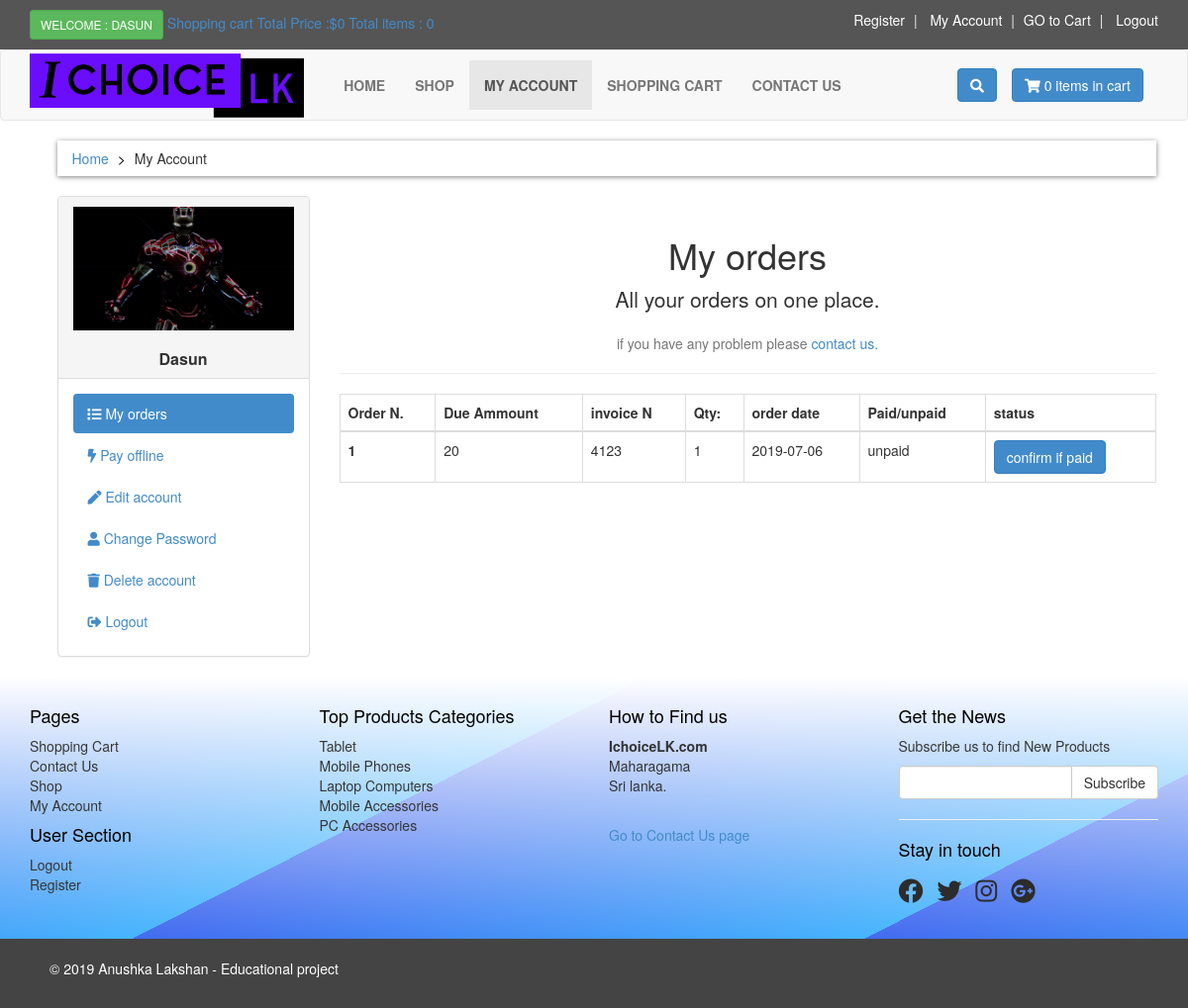
Screenshot of /customer/my_account.php?my_orders (signed in) with the database file from the repository.
### tables this page shows
CREATE TABLE `customers` (
  `customer_id` int(10) NOT NULL AUTO_INCREMENT,
  `customer_name` varchar(255) NOT NULL,
  `customer_pass` varchar(255) NOT NULL,
  `cus_addr` text NOT NULL,
  `cus_contact` text NOT NULL,
  `cus_img` text NOT NULL,
  `cus_email` varchar(100) NOT NULL,
  `customer_ip` int(255) NOT NULL,
  PRIMARY KEY (`customer_id`)
);

CREATE TABLE `customer_orders` (
  `order_id` int(10) NOT NULL AUTO_INCREMENT,
  `customer_id` int(10) NOT NULL,
  `amount` int(100) NOT NULL,
  `invoice_no` int(100) NOT NULL,
  `qty` int(10) NOT NULL,
  `order_date` timestamp NOT NULL DEFAULT CURRENT_TIMESTAMP ON UPDATE CURRENT_TIMESTAMP,
  `order_status` text NOT NULL,
  PRIMARY KEY (`order_id`)
);

CREATE TABLE `product_category` (
  `p_cat_id` int(10) NOT NULL AUTO_INCREMENT,
  `p_cat_title` text NOT NULL,
  `p_cat_desc` text NOT NULL,
  PRIMARY KEY (`p_cat_id`)
);

### customer/my_order.php (the view)
<center>
    <h1>
        My orders
    </h1>
    <p class="lead">
        All your orders on one place.
    </p>
    <p class="text-muted">
        if you have any problem please <a href="../contact.php">contact us.</a>
    </p>
</center>
<hr>
<div class="table-responsive">
    <table class="table table-bordered">
        <thead>
            <tr>
                <th>Order N.</th>
                <th>Due Ammount</th>
                <th>invoice N</th>
                <th>Qty:</th>
                <th>order date</th>
                <th>Paid/unpaid</th>
                <th>status</th>
            </tr>
        </thead>
        <tbody>
            <?php
                $cus_email = $_SESSION['customer_email'];
                $get_cus = "select * from customers where cus_email='$cus_email'";
                $run_cus = mysqli_query($con,$get_cus);
                $row_customer = mysqli_fetch_array($run_cus);
                $customer_id = $row_customer['customer_id'];
                $get_orders = "select * from customer_orders where customer_id='$customer_id'";
                $run_orders = mysqli_query($con,$get_orders);
                $i = 0;
                while($row_orders = mysqli_fetch_array($run_orders)){
                    $order_id = $row_orders['order_id'];
                    $due_amount = $row_orders['amount'];
                    $invoice_no = $row_orders['invoice_no'];
                    $qty = $row_orders['qty'];
                    $order_date = substr($row_orders['order_date'],0,11);
                    $order_status = $row_orders['order_status'];
                    $i++;
                    if($order_status == "pending"){
                        $order_status = "unpaid";
                    }else{
                        $order_status = "Paid";
                    }
            ?>
            <tr>
                <th><?php  echo $i; ?></th>
                <td><?php  echo $due_amount; ?></td>
                <td><?php  echo $invoice_no; ?></td>
                <td><?php  echo $qty; ?></td>
                <td><?php  echo $order_date; ?></td>
                <td><?php  echo $order_status; ?></td>
                <td>
                    <a href="confirm.php?order_id=<?php  echo $order_id; ?>" class="btn btn-primary btn-small" target="blank">confirm if paid</a>
                </td>
            </tr>
            <?php
            }
            ?>
        </tbody>
    </table>
</div>

### customer/includes/sidebar.php
<div class="panel panel-default sidebar-menu">
    <div class="panel-heading">
    <?php
        $cus_session = $_SESSION['customer_email'];
        $get_cus = "select * from customers where cus_email='$cus_session'";
        $run_cus = mysqli_query($con,$get_cus);
        $row_customer = mysqli_fetch_array($run_cus);
        $cus_name = $row_customer['customer_name'];
        $cus_image = $row_customer['cus_img'];
        echo"
        <img src='customer_images/$cus_image' class='img-responsive'>
        </center>
        <br>
        <h3 align='center' class='panel-title'><b>$cus_name</b></h3>
        ";
    ?>
    </div>
    <div class="panel-body">
        <ul class="nav nav-pills nav-stacked">
            <li class="<?php if(isset($_GET['my_orders'])){echo"active";} ?>">
                <a href="my_account.php?my_orders"> <i class="fa fa-list"></i> My orders </a>
            </li>
            <li class="<?php if(isset($_GET['pay_offline'])){echo"active";} ?>">
                <a href="my_account.php?pay_offline"> <i class="fa fa-bolt"></i> Pay offline </a>
            </li>
            <li class="<?php if(isset($_GET['edit_account'])){echo"active";} ?>">
                <a href="my_account.php?edit_account"> <i class="fa fa-pen"></i> Edit account </a>
            </li>
            <li class="<?php if(isset($_GET['change_pass'])){echo"active";} ?>">
                <a href="my_account.php?change_pass"> <i class="fa fa-user"></i> Change Password </a>
            </li>
            <li class="<?php if(isset($_GET['delete_account'])){echo"active";} ?>">
                <a href="my_account.php?delete_account"> <i class="fa fa-trash"></i> Delete account </a>
            </li>
            <li>
                <a href="../logout.php"> <i class="fa fa-sign-out-alt"></i> Logout </a>
            </li>
        </ul>
    </div>
</div>

### customer/includes/footer.php (shortened to what this page needs)
<div id="footer">
    <div class="container">
        <div class="row">
            <div class="col-md-3 col-sm-6">
                <h4>Pages</h4>
                <ul>
                    <li><a href="../cart.php">Shopping Cart</a></li>
                    <li><a href="../contact.php">Contact Us</a></li>
                    <li><a href="../Shop.php">Shop</a></li>
                    <li>
                        <?php
                            if(!isset($_SESSION['customer_email'])){
                                echo"<a href='..checkout.php'>My Account</a>";
                            }else{
                                echo"<a href='my_account.php?my_orders'>My Account</a>";
                            }
                        ?>
                        </li>
                </ul>
                <h4>User Section</h4>
                <ul>
                <li><?php
                        if(isset($_SESSION['customer_email'])){
                            echo"<a href='../logout.php'>Logout</a>";
                        }else{
                            echo"<a href='../checkout.php'>Log in</a>";
                        }
                        ?></li>
                    <li><a href="../register.php">Register</a></li>
                </ul>
            </div>
            <div class="col-md-3 col-sm-6">
                <h4>Top Products Categories</h4>
                <ul>
                <?php
                        $get_p_cats = "select * from product_category";
                        $run_p_cat = mysqli_query($con,$get_p_cats);
                        while($p_cat_row=mysqli_fetch_array($run_p_cat)){
                            $product_cats = $p_cat_row['p_cat_title'];
                            $product_cat_id = $p_cat_row['p_cat_id'];
                            echo"
                                <li><a href='../shop.php?p_cat={$product_cat_id}'>{$product_cats}</a></li>
                            ";
                        }
                    ?>
                </ul>
            </div>
            <div class="col-md-3 col-sm-6">
                <h4>How to Find us</h4>
                <p><strong>IchoiceLK.com</strong><br>
                    Maharagama <br>
                    Sri lanka.
                </p>
                <br>
                <a href="../contact.php">Go to Contact Us page</a>
            </div>
            <div class="col-md-3 col-sm-6">
                <h4>Get the News</h4>
                <p class="text-muted">Subscribe us to find New Products</p>
                <form action="" method="post">
                    <div class="input-group">
                        <input type="text" class="form-control" name="email">
                        <span class="input-group-btn">
                            <input type="submit" value="Subscribe" class="btn btn-default">
                        </span>
                    </div>
                </form>
                <hr>
                <h4>Stay in touch</h4>
                <p class="social">
                <a href="#"><i class="fab fa-facebook"></i></a>
                    <a href="#"><i class="fab fa-twitter"></i></a>
                    <a href="#"><i class="fab fa-instagram"></i></a>
                    <a href="#"><i class="fab fa-google-plus"></i></a>
                </p>
            </div>
        </div>
    </div>
</div>
<div id="copyright" style="background:#444444; color:white; padding:20px;">
    <div class="container">
        <div class="col-md-6">
            <p class="pull-left">
                &copy; 2019 Anushka Lakshan - Educational project
            </p>
        </div>
    </div>
</div>

### customer/styles/mystyles.css (style rules this page uses)
body { margin: 0; padding: 0; font-family: "Roboto", Helvetica, Arial, sans-serif; line-height: 140%; background-color: #ffffff; overflow-x: hidden; }
.btn-primary { color: white; background: rgb(79, 191, 168); }
#footer { background: linear-gradient(rgb(255, 255, 255),rgba(255,255,255,0)),repeating-linear-gradient( -27deg,rgb(69,180,253) 19%, rgb(66,106,240) 62%); padding: 20px 0; }
#footer ul { padding-left: 0; list-style: none; }
#footer ul a { color: #363636; padding: 0px 0; }
#footer .col-md-3 h4 { color: black; }
#footer .text-muted { color: rgb(56, 56, 56); }
#footer .social { text-align: left; }
#footer .social a { margin: 0 10px 0 0; color: rgb(44, 44, 44); display: inline; border-radius: 15px; line-height: 40px; font-size: 25px; text-align: center; transition: 0.2s; vertical-align: bottom; }
.pull-left { background: #444444; }

### rows the page displays
customers: cus_img (picture), customer_name "Dasun"
customer_orders: amount "20", invoice_no "4123", qty "1", order_date "2019-07-06", order_status "unpaid"
product_category: p_cat_title "Tablet"
product_category: p_cat_title "Mobile Phones"
product_category: p_cat_title "Laptop Computers"
product_category: p_cat_title "Mobile Accessories"
product_category: p_cat_title "PC Accessories"

### other values shown
$_SESSION['c_name'] "DASUN"
$total "0"
$count_items "0 0"
